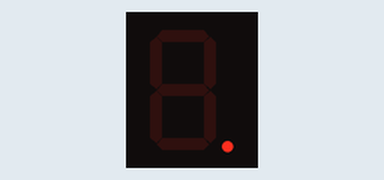
Recording of a sketch running on a simulated Arduino Uno, built with avr-gcc and run on an emulated ATmega328P. Shown: 1-digit seven-segment display. Wiring (inferred from the names in the program): 1-digit 7-segment display, segments lit when HIGH: segments pin 2, pin 3, pin 4, pin 5, pin 6, pin 7, pin 8, pin 13. The segment pins are drawn as the display they are named for.

Above: at 0.1 s.
At 3.1 s:
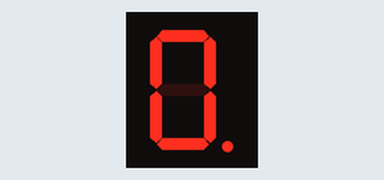
At 7.1 s:
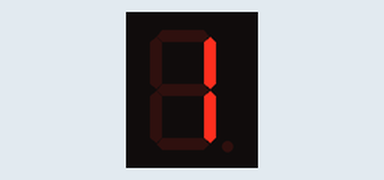
At 14.1 s:
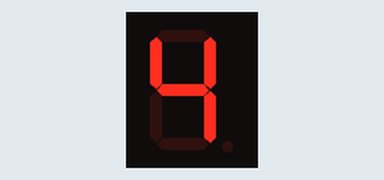
At 21.1 s:
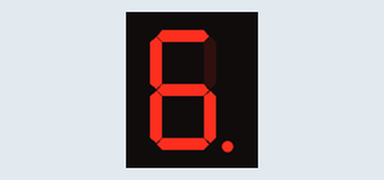
At 29.1 s:
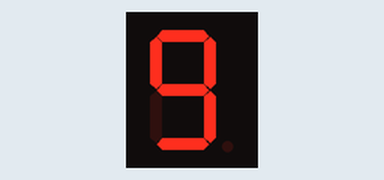

Measured:
- what the display in image 1 shows lasts 1.0 s, from 3.0 s to 4.0 s
- what the display in image 5 shows lasts 2.0 s, from 29.0 s to 31.0 s

The sketch:

Assignment_Count_up_continuously_.ino
```cpp
#define segA 2//connecting segment A to PIN2

#define segB 3// connecting segment B to PIN3

#define segC 4// connecting segment C to PIN4

#define segD 5// connecting segment D to PIN5

#define segE 6// connecting segment E to PIN6

#define segF 7// connecting segment F to PIN7

#define segG 8// connecting segment G to PIN8

int COUNT=0;//count integer for 0-9 increment

int ledPin = 13;                 // LED connected to digital pin 13
int buttonState = 0;
int lastButtonState = 0;
int buttonPushCounter = 0;
void setup()
{
   for (int i=2;i<9;i++)

                  {

                                    pinMode(i, OUTPUT);// taking all pins from 2-8 as output

                  }

  pinMode(ledPin, OUTPUT);      // sets the digital pin as output
  Serial.begin(9600);
}

void loop()
{
  digitalWrite(ledPin, HIGH);   // sets the LED on THIS IS TO GENERATE THE INPUT SIGNAL
  delay(1000);                  // waits for a second
  digitalWrite(ledPin, LOW);    // sets the LED off
  delay(1000);                  // waits for a second

buttonState = digitalRead(ledPin);

  // compare the buttonState to its previous state
  if (buttonState != lastButtonState) {
    // if the state has changed, increment the counter
    if (buttonState == HIGH) {
      // if the current state is HIGH then the button
      // wend from off to on:
      buttonPushCounter++;
      Serial.println("on");
      Serial.print("number of button pushes:  ");
      Serial.println(buttonPushCounter);
    } else {
      // if the current state is LOW then the button
      // wend from on to off:
      Serial.println("off");
    }
    // Delay a little bit to avoid bouncing
    delay(50);
  }
switch (COUNT)

                {

                case 0://when count value is zero show”0” on disp

                digitalWrite(segA, HIGH);

                digitalWrite(segB, HIGH);

                digitalWrite(segC, HIGH);

                digitalWrite(segD, HIGH);

                digitalWrite(segE, HIGH);

                digitalWrite(segF, HIGH);

                digitalWrite(segG, LOW);

                break;


                case 1:// when count value is 1 show”1” on disp

                digitalWrite(segA, LOW);

                digitalWrite(segB, HIGH);

                digitalWrite(segC, HIGH);

                digitalWrite(segD, LOW);

                digitalWrite(segE, LOW);

                digitalWrite(segF, LOW);

                digitalWrite(segG, LOW);

                break;


                case 2:// when count value is 2 show”2” on disp

                digitalWrite(segA, HIGH);

                digitalWrite(segB, HIGH);

                digitalWrite(segC, LOW);

                digitalWrite(segD, HIGH);

                digitalWrite(segE, HIGH);

                digitalWrite(segF, LOW);

                digitalWrite(segG, HIGH);

                break;


                case 3:// when count value is 3 show”3” on disp

                digitalWrite(segA, HIGH);

                digitalWrite(segB, HIGH);

                digitalWrite(segC, HIGH);

                digitalWrite(segD, HIGH);

                digitalWrite(segE, LOW);

                digitalWrite(segF, LOW);

                digitalWrite(segG, HIGH);

                break;


                case 4:// when count value is 4 show”4” on disp

                digitalWrite(segA, LOW);

                digitalWrite(segB, HIGH);

                digitalWrite(segC, HIGH);

                digitalWrite(segD, LOW);

                digitalWrite(segE, LOW);

                digitalWrite(segF, HIGH);

                digitalWrite(segG, HIGH);

                break;


                case 5:// when count value is 5 show”5” on disp

                digitalWrite(segA, HIGH);

                digitalWrite(segB, LOW);

                digitalWrite(segC, HIGH);

                digitalWrite(segD, HIGH);

                digitalWrite(segE, LOW);

                digitalWrite(segF, HIGH);

                digitalWrite(segG, HIGH);

                break;


                case 6:// when count value is 6 show”6” on disp

                digitalWrite(segA, HIGH);

                digitalWrite(segB, LOW);

                digitalWrite(segC, HIGH);

                digitalWrite(segD, HIGH);

                digitalWrite(segE, HIGH);

                digitalWrite(segF, HIGH);

                digitalWrite(segG, HIGH);

                break;


                case 7:// when count value is 7 show”7” on disp

                digitalWrite(segA, HIGH);

                digitalWrite(segB, HIGH);

                digitalWrite(segC, HIGH);

                digitalWrite(segD, LOW);

                digitalWrite(segE, LOW);

                digitalWrite(segF, LOW);

                digitalWrite(segG, LOW);

                break;


                case 8:// when count value is 8 show”8” on disp

                digitalWrite(segA, HIGH);

                digitalWrite(segB, HIGH);

                digitalWrite(segC, HIGH);

                digitalWrite(segD, HIGH);

                digitalWrite(segE, HIGH);

                digitalWrite(segF, HIGH);

                digitalWrite(segG, HIGH);

                break;


                case 9:// when count value is 9 show”9” on disp

                digitalWrite(segA, HIGH);

                digitalWrite(segB, HIGH);

                digitalWrite(segC, HIGH);

                digitalWrite(segD, HIGH);

                digitalWrite(segE, LOW);

                digitalWrite(segF, HIGH);

                digitalWrite(segG, HIGH);

                break;


                break;

                }

                if (COUNT<10)

                {

                                COUNT++;

                                delay(1000);///increment count integer for every second

                }

                if (COUNT==10)

                {

                                COUNT=0;// if count integer value is equal to 10, reset it to zero.

                                delay(1000);

                }

}
```
